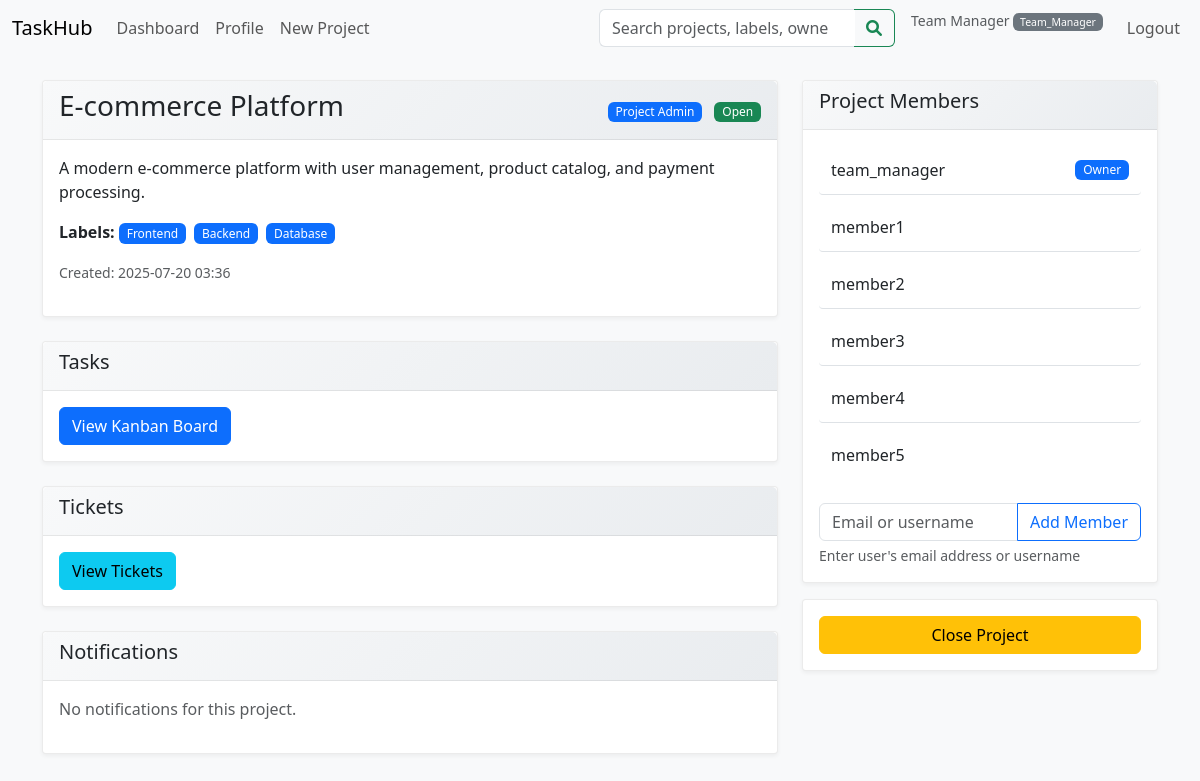
/projects/5 (signed in), run on the app's committed database.
### models/user.py (models this page shows, shortened)
class User(db.Model, UserMixin):
    __tablename__ = 'user'
    id = db.Column(db.Integer, primary_key=True)
    username = db.Column(db.String(80), unique=True, nullable=False, index=True)
    email = db.Column(db.String(120), unique=True, nullable=False, index=True)
    password_hash = db.Column(db.String(128), nullable=False)
    role = db.Column(
        db.Enum('visitor', 'developer', 'team_manager', 'admin', name='user_roles'),
        default='visitor',
        nullable=False
    )
    created_at = db.Column(db.DateTime, default=datetime.utcnow)
    updated_at = db.Column(
        db.DateTime,
        default=datetime.utcnow,
        onupdate=datetime.utcnow
    )
    full_name = db.Column(db.String(150))
    job_title = db.Column(db.String(100))
    department = db.Column(db.String(100))
    organization = db.Column(db.String(150))
    location = db.Column(db.String(100))
    bio = db.Column(db.Text)
    avatar_url = db.Column(db.String(255))
    team_id = db.Column(db.Integer, db.ForeignKey('team.id'), nullable=True)
    is_team_leader = db.Column(db.Boolean, default=False)
    owned_projects = db.relationship(
        'Project',
        back_populates='owner',
        lazy='dynamic'
    )
    projects = db.relationship(
        'Project',
        secondary='project_members',
        back_populates='members',
        lazy='dynamic'
    )
    tasks_created = db.relationship(
        'Task',
        back_populates='creator',
        foreign_keys='Task.creator_id',
        lazy='dynamic'
    )
    assigned_tasks = db.relationship(
        'Task',
        foreign_keys='Task.assignee_id',
        back_populates='assignee',
        lazy='dynamic'
    )
    reported_tasks = db.relationship(
        'Task',
        foreign_keys='Task.reporter_id',
        back_populates='reporter',
        lazy='dynamic'
    )
    task_membership = db.relationship(
        'TaskMember',
        back_populates='user',
        lazy='dynamic',
        cascade='all, delete-orphan'
    )
    tickets_created = db.relationship(
        'Ticket',
        back_populates='creator',
        lazy='dynamic',
        cascade='all, delete-orphan'
    )
    role_applications = db.relationship(
        'RoleApplication',
        back_populates='applicant',
        lazy='dynamic',
        cascade='all, delete-orphan',
        foreign_keys='RoleApplication.applicant_id'
    )
    project_applications = db.relationship(
        'ProjectApplication',
        back_populates='applicant',
        lazy='dynamic',
        cascade='all, delete-orphan',
        foreign_keys='ProjectApplication.applicant_id'
    )

### models/project.py (models this page shows, shortened)
class Project(db.Model):
    __tablename__ = 'project'
    id = db.Column(db.Integer, primary_key=True)
    name = db.Column(db.String(150), nullable=False)
    description = db.Column(db.Text)
    status = db.Column(
        db.Enum('open', 'closed', name='project_status'),
        default='open',
        nullable=False
    )
    owner_id = db.Column(db.Integer, db.ForeignKey('user.id'), nullable=False)
    team_id = db.Column(db.Integer, db.ForeignKey('team.id'), nullable=True)
    created_at = db.Column(db.DateTime, default=datetime.utcnow)
    updated_at = db.Column(
        db.DateTime,
        default=datetime.utcnow,
        onupdate=datetime.utcnow
    )
    owner = db.relationship(
        'User',
        back_populates='owned_projects'
    )
    members = db.relationship(
        'User',
        secondary=project_members,
        back_populates='projects',
        lazy='dynamic'
    )
    labels = db.relationship(
        'Label',
        secondary=project_labels,
        back_populates='projects',
        lazy='dynamic'
    )
    tasks = db.relationship(
        'Task',
        back_populates='project',
        lazy='dynamic',
        cascade='all, delete-orphan'
    )
    tickets = db.relationship(
        'Ticket',
        back_populates='project',
        lazy='dynamic',
        cascade='all, delete-orphan'
    )

class Label(db.Model):
    __tablename__ = 'label'
    id = db.Column(db.Integer, primary_key=True)
    name = db.Column(db.String(50), nullable=False, unique=True)
    color = db.Column(db.String(7), default='#007bff')  # Hex color code
    description = db.Column(db.String(200))
    created_at = db.Column(db.DateTime, default=datetime.utcnow)
    projects = db.relationship(
        'Project',
        secondary=project_labels,
        back_populates='labels',
        lazy='dynamic'
    )

### routes/project_routes.py (the view)
@project_bp.route("/<int:proj_id>")
@login_required
def detail(proj_id):
    proj = get_project(proj_id)
    if not proj:
        abort(404)
    is_owner = current_user.id == proj.owner_id
    is_member = proj.members.filter_by(id=current_user.id).first() is not None
    return render_template("project_detail.html", project=proj, is_owner=is_owner, is_member=is_member)

### controllers/project_controllers.py (called while the page is built)
def get_project(project_id):
    return Project.query.get(project_id)

### templates/project_detail.html (shortened to what this page needs)
{% extends "base.html" %}
{% block content %}
<div class="row">
  <div class="col-md-8">
    <div class="card">
      <div class="card-header d-flex justify-content-between align-items-center">
        <h3>{{ project.name }}</h3>
        <div>
          {% if current_user.id == project.owner_id %}
            <span class="badge bg-primary me-2">Project Admin</span>
          {% else %}
            <span class="badge bg-secondary me-2">Member</span>
          {% endif %}
          <span class="badge bg-{{ 'success' if project.status == 'open' else 'secondary' }}">
            {{ project.status.title() }}
          </span>
        </div>
      </div>
      <div class="card-body">
        {% if project.description %}
          <p class="card-text">{{ project.description }}</p>
        {% endif %}
        {% if project.labels.all() %}
        <div class="mb-3">
          <strong>Labels:</strong>
          {% for label in project.labels %}
          <span class="badge bg-primary me-1">{{ label.name }}</span>
          {% endfor %}
        </div>
        {% endif %}
        <p class="text-muted">
          <small>Created: {{ project.created_at.strftime('%Y-%m-%d %H:%M') }}</small>
        </p>
      </div>
    </div>
    <div class="card mt-4">
      <div class="card-header">
        <h5>Tasks</h5>
      </div>
      <div class="card-body">
        <a href="{{ url_for('main.kanban_board', proj_id=project.id) }}" class="btn btn-primary">
          View Kanban Board
        </a>
      </div>
    </div>
    <div class="card mt-4">
      <div class="card-header">
        <h5>Tickets</h5>
      </div>
      <div class="card-body">
        <a href="{{ url_for('tickets.tickets', proj_id=project.id) }}" class="btn btn-info">
          View Tickets
        </a>
      </div>
    </div>
    <div class="card mt-4">
      <div class="card-header">
        <h5>Notifications</h5>
      </div>
      <div class="card-body">
        {% if current_user.id == project.owner_id %}
          {% set notifications = project.notifications if project.notifications else [] %}
          {% if notifications|length > 0 %}
            <ul class="list-group">
              {% for notification in notifications %}
                <li class="list-group-item {% if not notification.is_read %}list-group-item-info{% endif %}">
                  <span>{{ notification.message }}</span>
                  <small class="text-muted float-end">{{ notification.created_at.strftime('%Y-%m-%d %H:%M') }}</small>
                  {% if not notification.is_read and notification.applicant_id and notification.application_id %}
                    <form method="POST" action="{{ url_for('projects.accept_project_application', proj_id=project.id, notification_id=notification.id) }}" style="display:inline;">
                      <button type="submit" class="btn btn-success btn-sm ms-2">Accept</button>
                    </form>
                    <form method="POST" action="{{ url_for('projects.reject_project_application', proj_id=project.id, notification_id=notification.id) }}" style="display:inline;">
                      <button type="submit" class="btn btn-danger btn-sm ms-1">Reject</button>
                    </form>
                  {% endif %}
                </li>
              {% endfor %}
            </ul>
          {% else %}
            <p class="text-muted">No notifications for this project.</p>
          {% endif %}
        {% endif %}
      </div>
    </div>
  </div>
  <div class="col-md-4">
    <div class="card">
      <div class="card-header">
        <h5>Project Members</h5>
      </div>
      <div class="card-body">
        <ul class="list-group list-group-flush">
          {% if project.owner %}
          <li class="list-group-item d-flex justify-content-between align-items-center">
            {{ project.owner.username }}
            <span class="badge bg-primary">Owner</span>
          </li>
          {% endif %}
          {% for member in project.members.all() %}
            {% if member.id != project.owner_id %}
              <li class="list-group-item">{{ member.username }}</li>
            {% endif %}
          {% endfor %}
        </ul>
        {% if current_user.id == project.owner_id %}
          <form method="POST" action="{{ url_for('projects.add_member', proj_id=project.id) }}" class="mt-3">
            <div class="input-group">
              <input type="text" class="form-control" name="user_identifier"
                     placeholder="Email or username" required>
              <button type="submit" class="btn btn-outline-primary">Add Member</button>
            </div>
            <div class="form-text small">Enter user's email address or username</div>
          </form>
        {% endif %}
      </div>
    </div>
    {% if current_user.id == project.owner_id and project.status == 'open' %}
      <div class="card mt-3">
        <div class="card-body">
          <form method="POST" action="{{ url_for('projects.close', proj_id=project.id) }}">
            <button type="submit" class="btn btn-warning w-100">Close Project</button>
          </form>
        </div>
      </div>
    {% endif %}
  </div>
</div>
{% endblock %}

### templates/base.html (shortened to what this page needs)
<!DOCTYPE html>
<html lang="en">
<head>
  <link
    href="https://cdn.jsdelivr.net/npm/bootstrap@5.3.0/dist/css/bootstrap.min.css"
    rel="stylesheet"
  >
  <link rel="stylesheet" href="https://cdnjs.cloudflare.com/ajax/libs/font-awesome/6.0.0/css/all.min.css">
  <link rel="stylesheet" href="{{ url_for('static', filename='css/style.css') }}">
</head>
<body>
<nav class="navbar navbar-expand-lg navbar-light bg-light mb-4">
  <div class="container-fluid">
            <a class="navbar-brand" href="{{ url_for('main.index') }}">TaskHub</a>
    <div class="collapse navbar-collapse">
      <ul class="navbar-nav me-auto">
        {% if current_user.is_authenticated %}
          <li class="nav-item">
            <a class="nav-link" href="{{ url_for('main.dashboard') }}">Dashboard</a>
          </li>
          <li class="nav-item">
            <a class="nav-link" href="{{ url_for('main.profile') }}">Profile</a>
          </li>
          {% if current_user.role in ['admin', 'team_manager'] %}
          <li class="nav-item">
            <a class="nav-link" href="{{ url_for('projects.create') }}">New Project</a>
          </li>
          {% endif %}
        {% endif %}
      </ul>
      {% if current_user.is_authenticated %}
      <form class="d-flex me-3" method="GET" action="{{ url_for('projects.search_projects') }}" style="min-width: 250px;">
        <div class="input-group">
          <input class="form-control" type="search" name="labels" placeholder="Search projects, labels, owners..."
                 aria-label="Search projects by labels, names, or owners">
          <button class="btn btn-outline-success" type="submit">
            <i class="fas fa-search"></i>
          </button>
        </div>
      </form>
      {% endif %}
      <ul class="navbar-nav">
        {% if current_user.is_authenticated %}
          <li class="nav-item">
            <span class="navbar-text me-3">
              <small class="text-muted">
                {{ current_user.full_name }}
                <span class="badge bg-{{ 'primary' if current_user.role == 'admin' else 'secondary' }}">
                  {{ current_user.role.title() }}
                </span>
              </small>
            </span>
          </li>
          <li class="nav-item">
            <a class="nav-link" href="{{ url_for('auth.logout') }}">Logout</a>
          </li>
        {% endif %}
      </ul>
    </div>
  </div>
</nav>
<div class="container">
  {% block content %}{% endblock %}
</div>
</body>
</html>

### static/css/style.css (style rules this page uses)
body { background-color: #f8f9fa; }
.navbar .input-group { max-width: 300px; }
.navbar .input-group .form-control { border-right: none; }
.navbar .input-group .btn { border-left: none; border-top-left-radius: 0; border-bottom-left-radius: 0; }
.row > .col-md-4 { margin-bottom: 1.5rem; }
.card { border-radius: 0.25rem; }
.list-group-item { background: #ffffff; border: 1px solid #dee2e6; border-radius: 0.25rem; margin-bottom: 0.5rem; cursor: grab; padding: 0.75rem; }
.card { box-shadow: 0 2px 4px rgba(0,0,0,0.05); border: 1px solid rgba(0,0,0,0.08); transition: box-shadow 0.2s ease; }
.card-header { background: linear-gradient(135deg, #f8f9fa 0%, #e9ecef 100%); border-bottom: 1px solid rgba(0,0,0,0.08); }
.badge { font-weight: 500; }
.list-group-item { transition: background-color 0.2s ease; }
.btn { border-radius: 6px; font-weight: 500; transition: all 0.2s ease; }

### data on the page
User: full_name "Team Manager", role "Team_Manager", owner.username "team_manager"
Project: name "E-commerce Platform", status "Open", description "A modern e-commerce platform with user management, product catalog, and payment processing.", created_at "2025-07-20 03:36"
Label: name "Frontend"
Label: name "Backend"
Label: name "Database"
User: username "member1"
User: username "member2"
User: username "member3"
User: username "member4"
User: username "member5"
